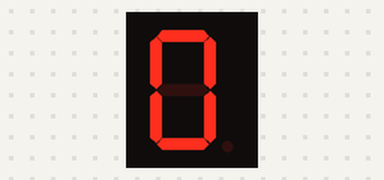
Bench run of a sketch on a simulated Arduino Uno, built with avr-gcc and run on an emulated ATmega328P. Shown: 1-digit seven-segment display. Wiring (inferred from the names in the program): 1-digit 7-segment display, segments lit when LOW: segments pin 2, pin 3, pin 4, pin 5, pin 6, pin 7, pin 8. The segment pins are drawn as the display they are named for.

Above: at 0.1 s.
At 0.5 s:
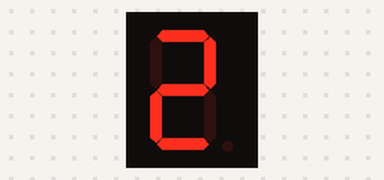
At 1.1 s:
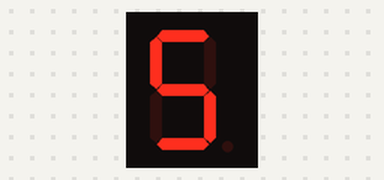
At 1.5 s:
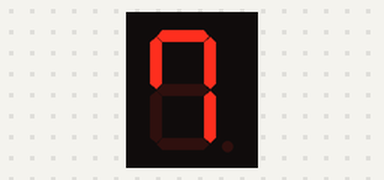
At 2.0 s:
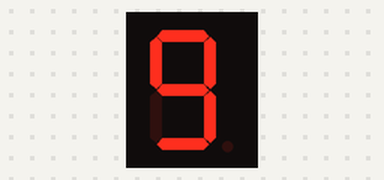
At 2.5 s:
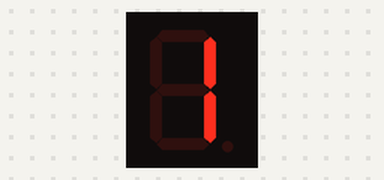

Measured:
- by itself, everything shown: repeats every 2.2 s, in 10 steps
- what the display in image 4 shows lasts 0.4 s, from 1.8 s to 2.2 s

The sketch:

segment.ino
```cpp
const int pins[]={2,3,4,5,6,7,8,9};
//set bits at each number
                                   //dp/gfedcba
const int numberCode[10]={B11000000, //0
                    B11111001, //1
                    B10100100, //2
                    B10110000, //3
                    B10011001, //4
                    B10010010, //5
                    B10000010, //6
                    B11011000, //7
                    B10000000, //8
                    B10010000}; //9

void setup()
{
  for(int i=0; i<7; i++)
  pinMode(pins[i], OUTPUT);
}

void loop()
{
for(int n=0; n<10; n++)
   {//show the number
     showNumber(n);
    //delay
     delay(200);
    }
delay(200);
}

void showNumber(int number)
{
  boolean value;

  for(int bitPosition=0; bitPosition<8; bitPosition++)
  {
    //if number isn't 0 to 9, all off.
    if(number<0 || number>9)
    value = 0;
    //if number is 0 to 9,
    else
    //Read bit.
    value = bitRead(numberCode[number], bitPosition);

    //and Reading value 0, off. Reading value 1, on.
    digitalWrite(pins[bitPosition], value);
  }

  return ;
}
```
